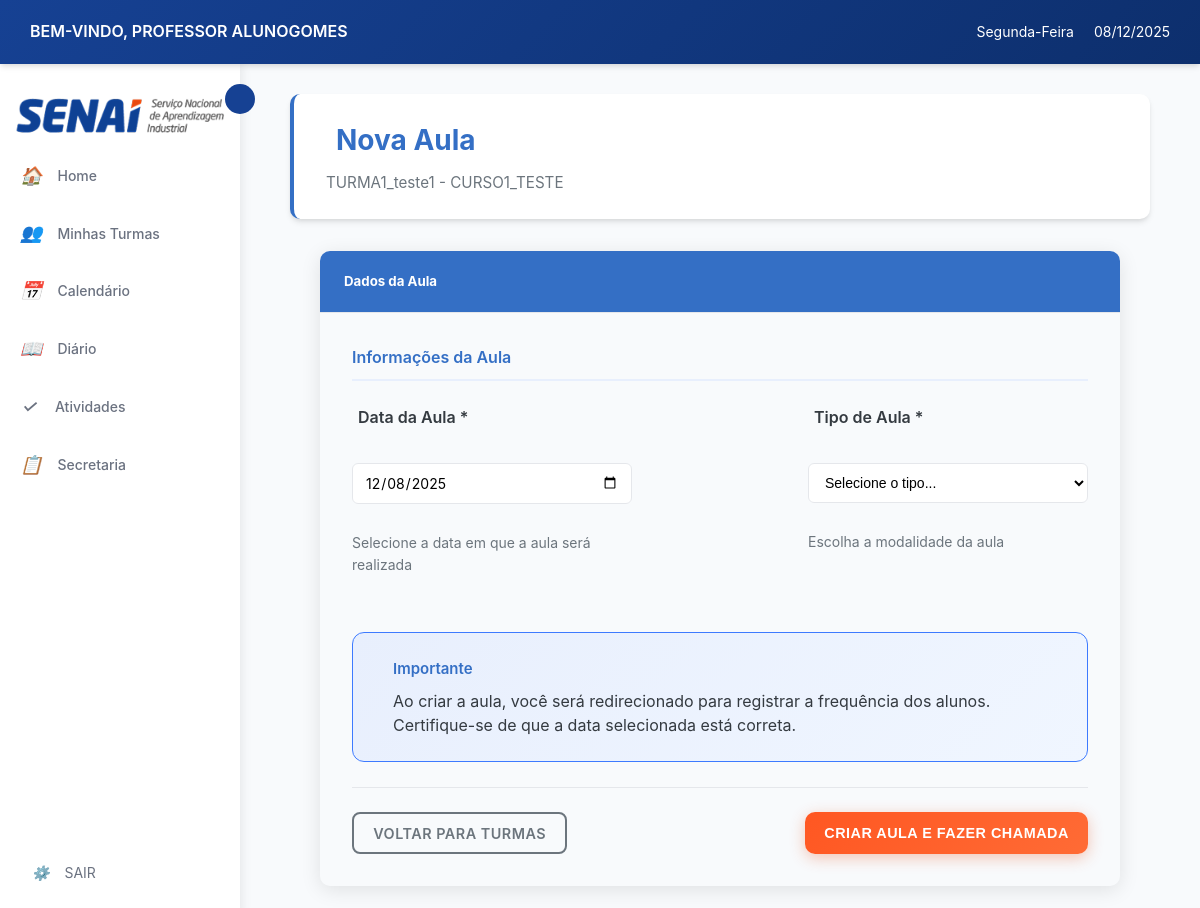
The page /diario/turma/1/nova-aula/ (signed in) on the database its author committed.
### login/models.py (models this page shows, shortened)
class Usuario(AbstractUser):
    TIPO_USUARIO = [
        ('aluno', 'Aluno'),
        ('professor', 'Professor'),
        ('secretaria', 'Secretaria'),
    ]
    usuario_id = models.AutoField(primary_key=True)
    nome = models.CharField('Nome', max_length=100, blank=True, null=True)
    sobrenome = models.CharField('Sobrenome', max_length=100, blank=True, null=True)
    email = models.EmailField('E-mail', unique=True, default=None)
    data_nascimento = models.DateField('Data de Nascimento', blank=True, null=True)
    contato = models.CharField(max_length=20, unique=True, blank=True, null=True)
    cpf = models.CharField(max_length=14, unique=True, blank=True, null=True)
    endereco = models.TextField('Endereço', blank=True, null=True)
    tipo = models.CharField(max_length=10, choices=TIPO_USUARIO)
    USERNAME_FIELD = 'email'
    REQUIRED_FIELDS = ['nome','sobrenome','cpf', 'tipo', 'username' ]
    class Meta:
        db_table = 'Usuario'

### cursos/models.py (models this page shows, shortened)
class Turma(models.Model):
    TIPO_AULA = [
        ('presencial', 'Presencial'),
        ('semi', 'Semi-presencial'),
        ('ead', 'EAD'),
    ]
    turma_id = models.AutoField(primary_key=True)
    nome = models.CharField(max_length=100, null=True, blank=True)
    curso = models.ForeignKey(Curso, on_delete=models.CASCADE)
    professor = models.ForeignKey('login.professor', on_delete=models.SET_NULL,  # Ou models.SET_DEFAULT
        null=True,                  # Permite NULL
        blank=True,
        default=None)
    data_inicio = models.DateField()
    data_fim = models.DateField( null=True, blank=True)
    dias_semana = models.CharField(max_length=50)
    entrada_horas = models.CharField(max_length=100, null=True, blank=True)
    saida_horas = models.CharField(max_length=100, null=True, blank=True)
    tipo = models.CharField(max_length=10, choices=TIPO_AULA)
    status = models.BooleanField(default=True)
    class Meta:
        db_table = 'Turma'

class Curso(models.Model):
    nome = models.CharField(max_length=150, unique=True, verbose_name="Nome do Curso", default="Sem Nome")
    descricao = models.TextField(blank=True, verbose_name="Descrição")
    carga_horaria = models.PositiveIntegerField(verbose_name="Carga Horária (h)", default=40)
    ativo = models.BooleanField(default=True, verbose_name="Ativo")
    disciplinas = models.ManyToManyField('Disciplina', through='GradeCurricular', blank=True, related_name='cursos')
    class Meta:
        verbose_name = "curso"
        verbose_name_plural = "cursos"
        ordering = ["nome"]

### diario/views.py (the view, shortened to what this page needs)
# urls.py: path('turma/<int:turma_id>/nova-aula/', views.criar_aula, name='criar_aula'),
@login_required
def criar_aula(request, turma_id):
    turma = get_object_or_404(Turma, pk=turma_id)
    if hasattr(request.user, 'professor') and turma.professor != request.user.professor:
        messages.error(request, 'Você não é o professor desta turma.')
        return redirect('diario:lista_turmas')
    context = {
        'turma': turma,
        'hoje': timezone.now().date()
    }
    return render(request, 'diario/criar_aula.html', context)

### diario/templates/diario/criar_aula.html (shortened to what this page needs)
{% extends 'professor/base.html' %}
{% load static %}
{% block extra_css %}
<link rel="stylesheet" href="{% static 'diario/css/styles.css' %}">
{% endblock %}
{% block content %}
<div class="dashboard-container">
    <div class="dashboard-header">
        <h2>Nova Aula</h2>
        <p class="text-muted mb-0">{{ turma.nome }} - {{ turma.curso.nome }}</p>
    </div>
    <div class="card criar-aula-card">
        <div class="card-header bg-success">
            <h5>Dados da Aula</h5>
        </div>
        <div class="card-body">
            <form method="post" class="aula-form">
                <div class="form-section">
                    <h6 class="section-title">
                        Informações da Aula
                    </h6>
                    <div class="row g-4">
                        <div class="col-md-6">
                            <div class="form-group">
                                <label for="data_aula" class="form-label">
                                    Data da Aula *
                                </label>
                                <input type="date"
                                       class="form-control input-sm-custom"
                                       id="data_aula"
                                       name="data_aula"
                                       value="{{ hoje|date:'Y-m-d' }}"
                                       required>
                                <div class="form-text">Selecione a data em que a aula será realizada</div>
                            </div>
                        </div>
                        <div class="col-md-6">
                            <div class="form-group">
                                <label for="tipo_aula" class="form-label">
                                    Tipo de Aula *
                                </label>
                                <select class="form-select input-sm-custom" id="tipo_aula" name="tipo_aula" required>
                                    <option value="">Selecione o tipo...</option>
                                </select>
                                <div class="form-text">Escolha a modalidade da aula</div>
                            </div>
                        </div>
                    </div>
                </div>
                <div class="info-box mt-4">
                    <div class="info-content">
                        <div>
                            <h6 class="info-title">Importante</h6>
                            <p class="info-text">
                                Ao criar a aula, você será redirecionado para registrar a frequência dos alunos.
                                Certifique-se de que a data selecionada está correta.
                            </p>
                        </div>
                    </div>
                </div>
                <div class="form-actions mt-5">
                    <a href="{% url 'diario:lista_turmas_diario' %}" class="btn btn-outline-secondary btn-sm-custom">
                        Voltar para Turmas
                    </a>
                    <button type="submit" class="btn btn-success btn-create btn-sm-custom">
                        Criar Aula e Fazer Chamada
                    </button>
                </div>
            </form>
        </div>
    </div>
</div>
{% endblock %}

### professor/templates/professor/base.html (shortened to what this page needs)
{% load static %}
<!DOCTYPE html>
<html lang="pt-br">
<head>
    <link rel="stylesheet" href="{% static 'professor/css/style.css' %}">
    {% block extra_css %}{% endblock %}
</head>
<body>
    <header class="header">
        <div class="header-left">
            <span class="welcome-text">BEM-VINDO, PROFESSOR {{ user.get_full_name|default:user.username|upper }}</span>
        </div>
        <div class="header-right">
            <span class="weekday" id="currentWeekday"></span>
            <span class="date" id="currentDate"></span>
        </div>
    </header>
    <main class="main-container">
        <aside class="sidebar" id="sidebar">
            <img src="{% static 'professor/img/senai_logo.png' %}" alt="SENAI" id="senai-logo-sidebar">
            <button class="sidebar-toggle" id="sidebarToggle"></button>
            <ul class="sidebar-menu">
                <li>
                    <a href="{% url 'professor:home' %}">
                        <i>🏠</i>
                        <span>Home</span>
                    </a>
                </li>
                <li>
                    <a href="{% url 'professor:listar_cursos' %}">
                        <i>👥</i>
                        <span>Minhas Turmas</span>
                    </a>
                </li>
                <li>
                    <a href="{% url 'professor:calendario' %}">
                        <i>📅</i>
                        <span>Calendário</span>
                    </a>
                </li>
                <li>
                    <a href="{% url 'diario:lista_turmas_diario' %}">
                        <i>📖</i>
                        <span>Diário</span>
                    </a>
                </li>
                <li>
                    <a href="{% url 'atividades:home' %}">
                        <i>✓</i>
                        <span>Atividades</span>
                    </a>
                </li>
                <li>
                    <a href="{% url 'solicitacao:solicitacaoList' %}">
                        <i>📋</i>
                        <span>Secretaria</span>
                    </a>
                </li>
            </ul>
            <div class="sidebar-footer">
                <a href="{% url 'logout' %}">
                    <i>⚙️</i>
                    <span>SAIR</span>
                </a>
            </div>
        </aside>
        <div class="content-area">
            {% block content %}
            {% endblock %}
        </div>
    </main>
</body>
</html>

### diario/static/diario/css/styles.css (style rules this page uses)
:root { --azul: #346fc5; --azul-escuro: #0d2f6d; --vermelho: #dc3545; --vermelho-escuro: #b52d3a; --laranja: #ff5722; --laranja-escuro: #c43a0a; --cinza-claro: #6c757d; --cinza: #adb5bd; --cinza-escuro: #343a40; }
.btn { padding: 10px 20px; border: none; border-radius: 6px; font-weight: 600; font-size: 14px; text-decoration: none; display: inline-flex; align-items: center; justify-content: center; gap: 8px; cursor: pointer; transition: all 0.3s ease; text-transform: uppercase; letter-spacing: 0.5px; }
.btn-success { background-color: var(--laranja); color: white; }
.card { background: var(--bg-card); border-radius: 10px; box-shadow: var(--sombra); border: 1px solid var(--cinza-borda); transition: all 0.3s ease; margin-bottom: 1.5rem; overflow: hidden; }
.card-header { padding: 1.25rem 1.5rem; background: var(--azul); color: rgb(255, 255, 255); border-bottom: 1px solid var(--cinza-borda); display: flex; align-items: center; justify-content: space-between; }
.card-header h5 { color: white; }
.card-body { padding: 1.5rem; }
.form-control { padding: 10px 12px; border: 1px solid var(--cinza-borda); border-radius: 6px; font-size: 14px; transition: all 0.3s ease; background: white; }
.form-label { font-weight: 600; color: var(--preto); margin-bottom: 8px; display: flex; align-items: center; gap: 6px; font-size: 14px; }
.form-select { padding: 10px 12px; border: 1px solid var(--cinza-borda); border-radius: 6px; background: white; font-size: 14px; transition: all 0.3s ease; }
.dashboard-header { background: white; padding: 1.5rem 2rem; border-radius: 10px; box-shadow: var(--sombra); margin-bottom: 2rem; border-left: 4px solid var(--azul); }
.dashboard-header h2 { color: var(--azul); margin: 0 0 8px 0; font-weight: 700; display: flex; align-items: center; gap: 10px; }
.dashboard-header .text-muted { color: var(--cinza-claro) !important; font-size: 0.95rem; margin: 0; }
.btn-outline-secondary { border: 2px solid var(--cinza-claro); color: var(--cinza-claro); background: transparent; transition: all 0.3s ease; }
.mb-0 { margin-bottom: 0; }
.mt-4 { margin-top: 2rem; }

### diario/templates/diario/criar_aula.html (style rules this page uses)
.criar-aula-card { max-width: 800px; margin: 0 auto; border: none; box-shadow: 0 4px 20px rgba(0, 0, 0, 0.1); }
.row { display: flex; flex-direction: row; justify-content: space-between; }
.aula-form { padding: 0.5rem; }
.form-section { margin-bottom: 2rem; }
.section-title { color: var(--azul); font-weight: 600; margin-bottom: 1.5rem; padding-bottom: 0.5rem; border-bottom: 2px solid var(--azul-suave); display: flex; align-items: center; font-size: 16px; }
.form-group { width: 280px; display: flex; flex-direction: column; margin-bottom: 1.5rem; }
.form-label { font-weight: 600; color: var(--preto); margin-bottom: 0.75rem; display: flex; align-items: center; font-size: 1rem; }
.form-text { color: var(--cinza-claro); font-size: 0.875rem; margin-top: 0.5rem; display: flex; align-items: center; gap: 0.5rem; }
.info-box { background: linear-gradient(135deg, var(--azul-suave) 0%, #f0f6ff 100%); border: 1px solid var(--azul-claro); border-radius: 12px; padding: 1.5rem; }
.info-content { display: flex; align-items: flex-start; gap: 1rem; }
.info-title { font-size: 15px; color: var(--azul); font-weight: 600; margin-bottom: 0.5rem; }
.info-text { color: var(--preto); line-height: 1.5; }
.form-actions { display: flex; justify-content: space-between; padding-top: 1.5rem; border-top: 1px solid var(--cinza-borda); }
.btn-outline-secondary { border: 2px solid var(--cinza-claro); color: var(--cinza-claro); font-weight: 600; padding: 1rem 2rem; border-radius: 10px; transition: all 0.3s ease; }
.btn-sm-custom { padding: 0.55rem 1.2rem !important; font-size: 0.9rem !important; height: 42px !important; min-width: 170px !important; display: flex; align-items: center; justify-content: center; border-radius: 8px; }
.btn-create { padding: 1rem 2.5rem; border-radius: 10px; font-weight: 600; background: linear-gradient(135deg, var(--laranja) 0%, #ff6b35 100%); border: none; box-shadow: 0 4px 15px rgba(231, 73, 15, 0.3); transition: all 0.3s ease; position: relative; overflow: hidden; }
.btn-outline-secondary, .btn-create { min-width: 200px; }
.criar-aula-card { animation: fadeInUp 0.6s ease-out; }
.form-group { animation: fadeInUp 0.6s ease-out 0.1s both; }
.info-box { animation: fadeInUp 0.6s ease-out 0.2s both; }
.form-actions { animation: fadeInUp 0.6s ease-out 0.3s both; }

### rows shown on the page
Usuario: get_full_name "ALUNOGOMES"
Turma: nome "TURMA1_teste1", curso.nome "CURSO1_TESTE"
